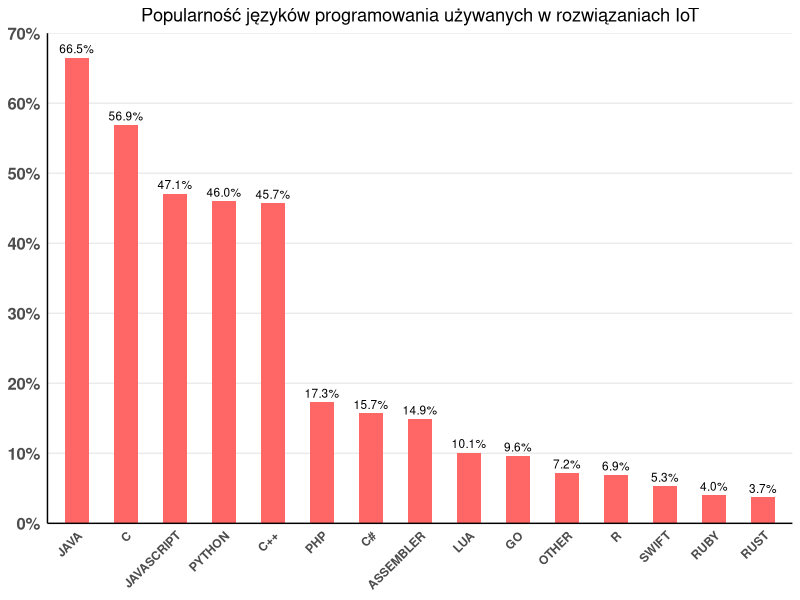

This figure's R source:
## ---- chunk 1
library(ggplot2)
## ---- chunk 2
names <- c("JAVA", "C", "JAVASCRIPT", "PYTHON", "C++", "PHP", "C#", "ASSEMBLER", "LUA", "GO", "OTHER", "R", "SWIFT", "RUBY", "RUST")
values <- c(0.665, 0.569, 0.471, 0.460, 0.457, 0.173, 0.157, 0.149, 0.101, 0.096, 0.072, 0.069, 0.053, 0.040, 0.037)
df <- data.frame("language"=names, "value"=values)

ggplot(data = df, aes(x = reorder(language, -value), y = value)) +
  geom_bar(stat = "identity", width=0.5, fill="#FF6666") + 
  theme_minimal() +
  scale_y_continuous(labels = scales::percent, 
                     expand = c(0,0), 
                     limits = c(0,0.7), 
                     breaks = seq(from = 0.0, to = 0.7, by = 0.1), 
                     minor_breaks = seq(0, 0.7, 0.1)) +
  theme(axis.title.x = element_blank(), 
        axis.title.y = element_blank(), 
        axis.line = element_line(color = "black"), 
        panel.grid.major.x = element_blank(), 
        axis.text.x = element_text(angle = 45, hjust = 1, face = "bold"), 
        axis.text.y = element_text(face = "bold", size = 12)) +
  geom_text(aes(label = scales::percent(value)), 
            position = position_dodge(width = 0.9), 
            vjust = -0.5,
            size = 3) +
  ggtitle("Popularność języków programowania używanych w rozwiązaniach IoT") +
  theme(plot.title = element_text(hjust = 0.5))
